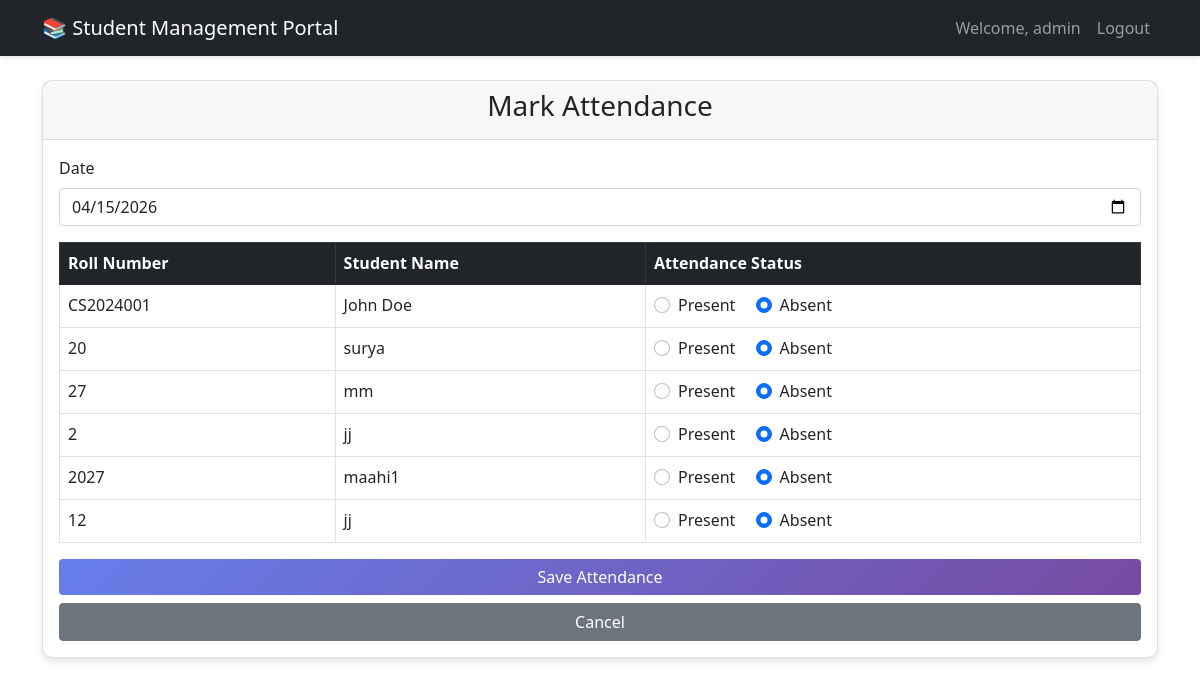
/admin/mark_attendance (signed in), run on the app's committed database.
### tables this page shows
CREATE TABLE students (
            id INTEGER PRIMARY KEY AUTOINCREMENT,
            name TEXT NOT NULL,
            email TEXT UNIQUE NOT NULL,
            roll_number TEXT UNIQUE NOT NULL,
            course TEXT NOT NULL,
            semester INTEGER NOT NULL,
            created_at TIMESTAMP DEFAULT CURRENT_TIMESTAMP
        );

### app.py (the view, shortened to what this page needs)
@app.route('/admin/mark_attendance', methods=['GET', 'POST'])
@login_required
@admin_required
def mark_attendance():
    conn = get_db()
    students = conn.execute('SELECT id, name, roll_number FROM students').fetchall()
    conn.close()
    return render_template('manage_attendance.html', students=students, today=date.today())

### app.py (called while the page is built)
def get_db():
    conn = sqlite3.connect('student_management.db')
    conn.row_factory = sqlite3.Row
    return conn

def login_required(f):
    @wraps(f)
    def decorated_function(*args, **kwargs):
        if 'user_id' not in session:
            flash('Please login first!', 'danger')
            return redirect(url_for('login'))
        return f(*args, **kwargs)
    return decorated_function

def admin_required(f):
    @wraps(f)
    def decorated_function(*args, **kwargs):
        if session.get('role') != 'admin':
            flash('Admin access required!', 'danger')
            return redirect(url_for('student_dashboard'))
        return f(*args, **kwargs)
    return decorated_function

### templates/manage_attendance.html (shortened to what this page needs)
{% extends "base.html" %}
{% block content %}
<div class="card">
    <div class="card-header">
        <h3 class="text-center">Mark Attendance</h3>
    </div>
    <div class="card-body">
        <form method="POST">
            <div class="mb-3">
                <label for="attendance_date" class="form-label">Date</label>
                <input type="date" class="form-control" id="attendance_date" name="attendance_date" value="{{ today }}" required>
            </div>
            <div class="table-responsive">
                <table class="table table-bordered">
                    <thead class="table-dark">
                        <tr>
                            <th>Roll Number</th>
                            <th>Student Name</th>
                            <th>Attendance Status</th>
                        </tr>
                    </thead>
                    <tbody>
                        {% for student in students %}
                        <tr>
                            <td>{{ student.roll_number }}</td>
                            <td>{{ student.name }}</td>
                            <td>
                                <div class="form-check form-check-inline">
                                    <input class="form-check-input" type="radio" name="attendance_{{ student.id }}" value="present" id="present_{{ student.id }}">
                                    <label class="form-check-label" for="present_{{ student.id }}">Present</label>
                                </div>
                                <div class="form-check form-check-inline">
                                    <input class="form-check-input" type="radio" name="attendance_{{ student.id }}" value="absent" id="absent_{{ student.id }}" checked>
                                    <label class="form-check-label" for="absent_{{ student.id }}">Absent</label>
                                </div>
                            </td>
                        </tr>
                        {% endfor %}
                    </tbody>
                </table>
            </div>
            <div class="d-grid">
                <button type="submit" class="btn btn-primary">Save Attendance</button>
                <a href="{{ url_for('admin_dashboard') }}" class="btn btn-secondary mt-2">Cancel</a>
            </div>
        </form>
    </div>
</div>
{% endblock %}

### templates/base.html (shortened to what this page needs)
<!DOCTYPE html>
<html lang="en">
<head>
    <link href="https://cdn.jsdelivr.net/npm/bootstrap@5.1.3/dist/css/bootstrap.min.css" rel="stylesheet">
</head>
<body>
    <nav class="navbar navbar-expand-lg navbar-dark bg-dark">
        <div class="container">
            <a class="navbar-brand" href="/">📚 Student Management Portal</a>
            <div class="collapse navbar-collapse" id="navbarNav">
                <ul class="navbar-nav ms-auto">
                    {% if session.user_id %}
                        <li class="nav-item">
                            <span class="nav-link">Welcome, {{ session.username }}</span>
                        </li>
                        <li class="nav-item">
                            <a class="nav-link" href="{{ url_for('logout') }}">Logout</a>
                        </li>
                    {% else %}
                        <li class="nav-item">
                            <a class="nav-link" href="{{ url_for('login') }}">Login</a>
                        </li>
                    {% endif %}
                </ul>
            </div>
        </div>
    </nav>
    <div class="container mt-4">
        {% block content %}{% endblock %}
    </div>
</body>
</html>

### templates/base.html (style rules this page uses)
body { background: linear-gradient(135deg, #667eea 0%, #764ba2 100%); min-height: 100vh; }
.navbar { box-shadow: 0 2px 4px rgba(0,0,0,.1); }
.card { border-radius: 10px; box-shadow: 0 4px 6px rgba(0,0,0,.1); transition: transform 0.3s; }
.btn-primary { background: linear-gradient(135deg, #667eea 0%, #764ba2 100%); border: none; }

### templates/manage_attendance.html (style rules this page uses)
body { background-image: url("https://i.pinimg.com/1200x/ca/12/b0/ca12b0952089ce2d23f91a8636e34342.jpg"); background-size: cover; background-position: center; background-repeat: no-repeat; height: 100vh; }
.card { background: rgba(255, 255, 255, 0.35); border-radius: 10px; }

### data on the page
students: roll_number "CS2024001", name "John Doe"
students: roll_number "20", name "surya"
students: roll_number "27", name "mm"
students: roll_number "2", name "jj"
students: roll_number "2027", name "maahi1"
students: roll_number "12", name "jj"

### other printed values
{{ session.username }} "admin"
